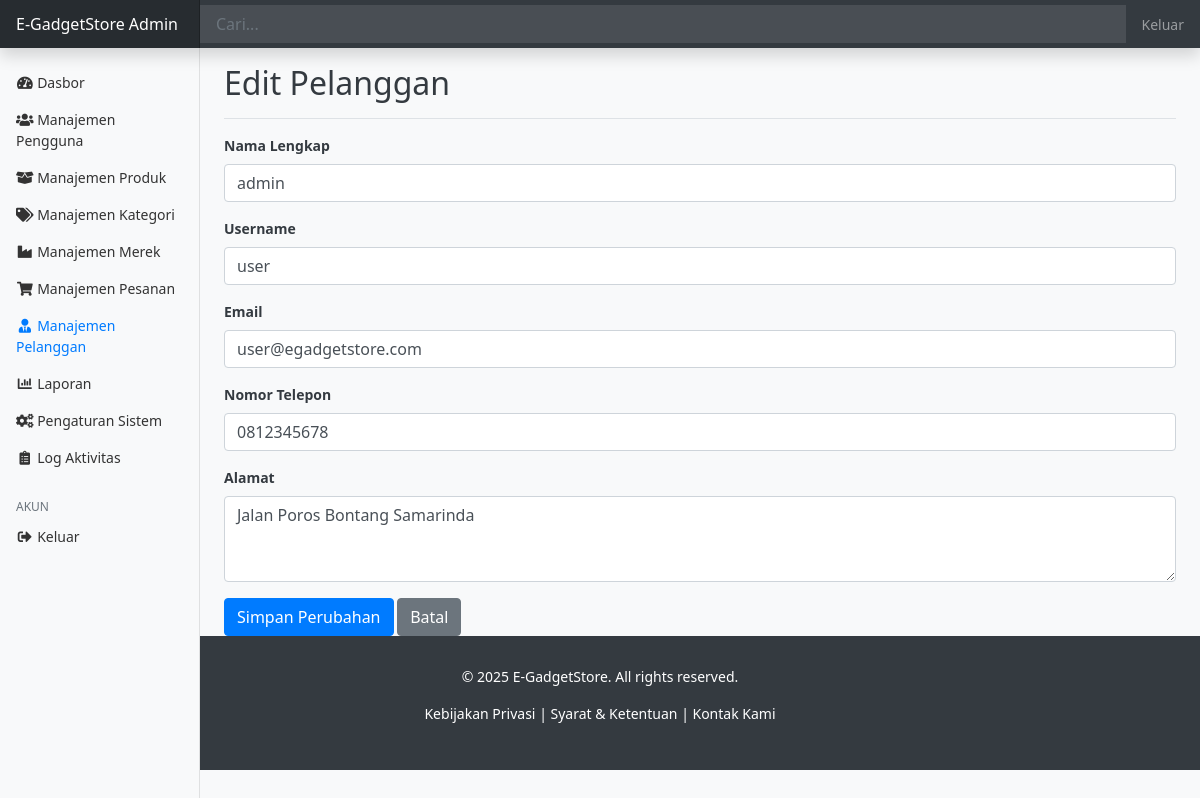
The app's page /toko_elektronik/admin/customers/edit.php?id=1 (signed in) with its own data.
### tables this page shows
CREATE TABLE `customers` (
  `customer_id` int(11) NOT NULL,
  `user_id` int(11) NOT NULL,
  `full_name` varchar(100) NOT NULL,
  `phone_number` varchar(20) DEFAULT NULL,
  `address` text DEFAULT NULL
);

CREATE TABLE `users` (
  `user_id` int(11) NOT NULL,
  `username` varchar(50) NOT NULL,
  `email` varchar(100) NOT NULL,
  `password` varchar(255) NOT NULL,
  `role` enum('admin','customer') NOT NULL DEFAULT 'customer',
  `created_at` timestamp NOT NULL DEFAULT current_timestamp()
);

### toko_elektronik/admin/customers/edit.php (the view, shortened to what this page needs)
<?php
require_once '../../config/database.php';
$customer_data = null;
$customer_id = isset($_GET['id']) ? (int)$_GET['id'] : 0;
try {
    $stmt = $pdo->prepare("SELECT c.*, u.email, u.username FROM customers c JOIN users u ON c.user_id = u.user_id WHERE c.customer_id = ?");
    $stmt->execute([$customer_id]);
    $customer_data = $stmt->fetch(PDO::FETCH_ASSOC);
} catch (PDOException $e) {
    $error_message = "Error database: " . $e->getMessage();
}
include_once '../../includes/header.php';
?>
<div class="container-fluid">
    <div class="row">
        <?php include_once '../../includes/sidebar.php'; ?>
        <main role="main" class="col-md-9 ml-sm-auto col-lg-10 px-md-4">
            <div class="d-flex justify-content-between flex-wrap flex-md-nowrap align-items-center pt-3 pb-2 mb-3 border-bottom">
                <h1 class="h2">Edit Pelanggan</h1>
            </div>
            <?php if ($customer_data): ?>
            <form action="edit.php?id=<?php echo htmlspecialchars($customer_data['customer_id']); ?>" method="POST">
                <div class="form-group">
                    <label for="full_name">Nama Lengkap</label>
                    <input type="text" class="form-control" id="full_name" name="full_name" required value="<?php echo htmlspecialchars($customer_data['full_name']); ?>">
                </div>
                <div class="form-group">
                    <label for="username">Username</label>
                    <input type="text" class="form-control" id="username" name="username" required value="<?php echo htmlspecialchars($customer_data['username']); ?>">
                </div>
                <div class="form-group">
                    <label for="email">Email</label>
                    <input type="email" class="form-control" id="email" name="email" required value="<?php echo htmlspecialchars($customer_data['email']); ?>">
                </div>
                <div class="form-group">
                    <label for="phone_number">Nomor Telepon</label>
                    <input type="text" class="form-control" id="phone_number" name="phone_number" value="<?php echo htmlspecialchars($customer_data['phone_number']); ?>">
                </div>
                <div class="form-group">
                    <label for="address">Alamat</label>
                    <textarea class="form-control" id="address" name="address" rows="3"><?php echo htmlspecialchars($customer_data['address']); ?></textarea>
                </div>
                <button type="submit" class="btn btn-primary">Simpan Perubahan</button>
                <a href="index.php" class="btn btn-secondary">Batal</a>
            </form>
            <?php endif; ?>
        </main>
    </div>
</div>
<?php include_once '../../includes/footer.php'; ?>

### toko_elektronik/assests/css/style.css (style rules this page uses)
body { font-family: 'Segoe UI', Tahoma, Geneva, Verdana, sans-serif; background-color: #f8f9fa; color: #343a40; }
.btn-primary { background-color: #007bff; border-color: #007bff; }
.form-group label { font-weight: 600; }

### toko_elektronik/includes/header.php (style rules this page uses)
body { font-size: .875rem; }

### records on screen
customers: full_name "admin", username "user", email "user@egadgetstore.com", phone_number "0812345678", address "Jalan Poros Bontang Samarinda"
